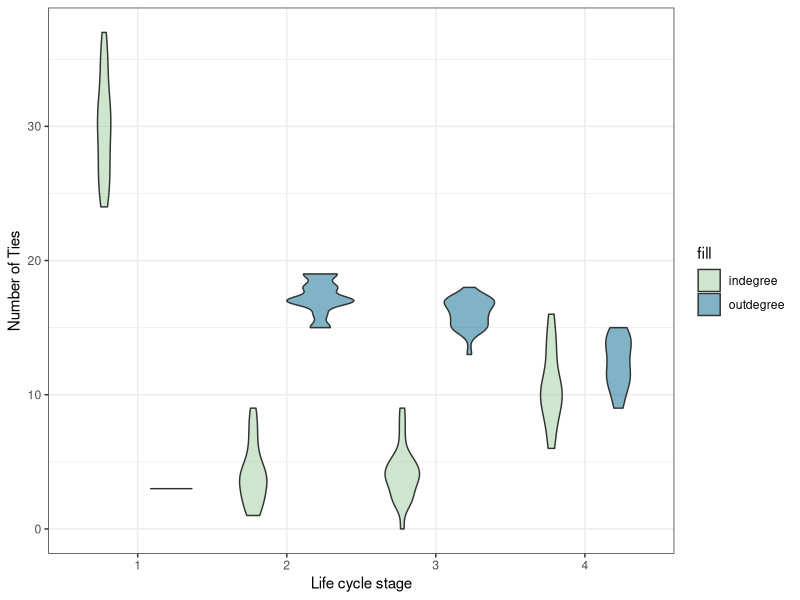
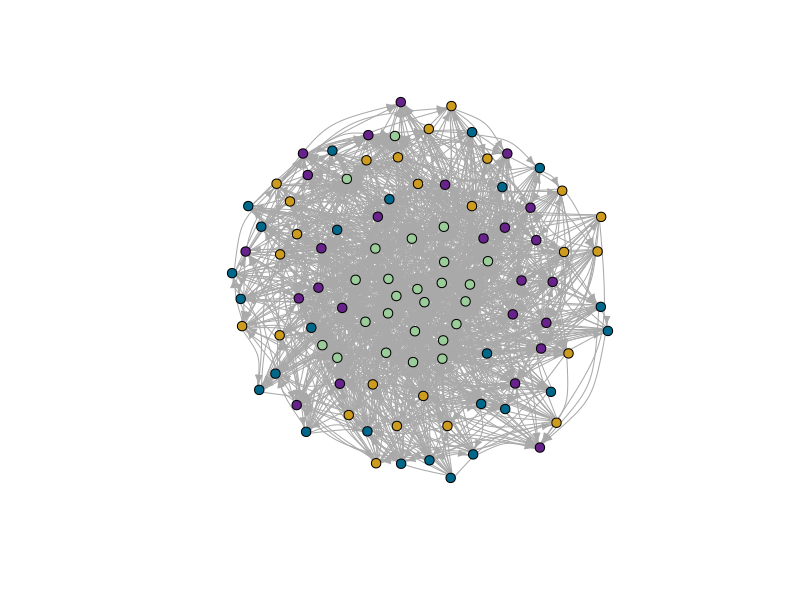
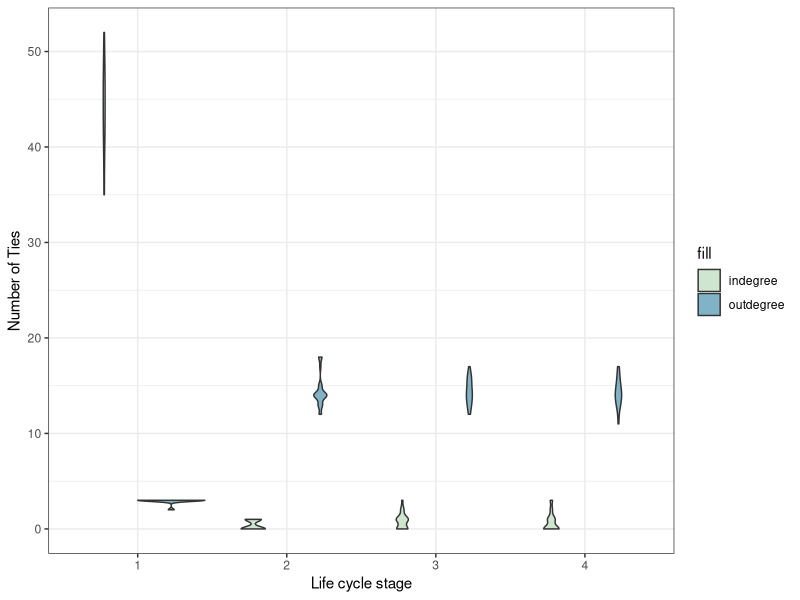
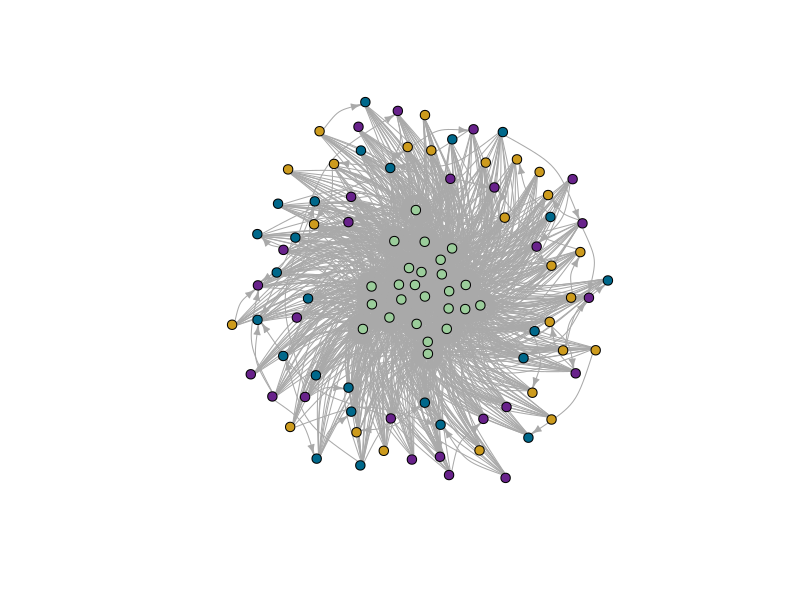
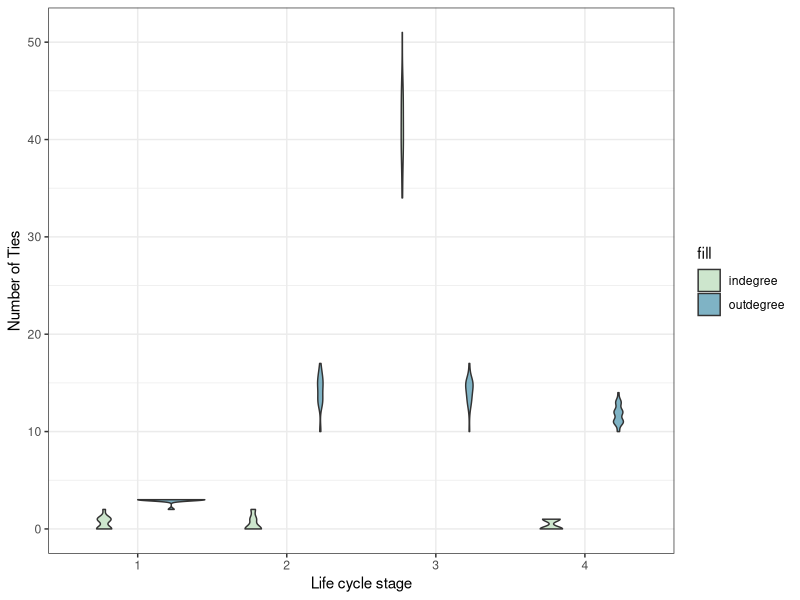
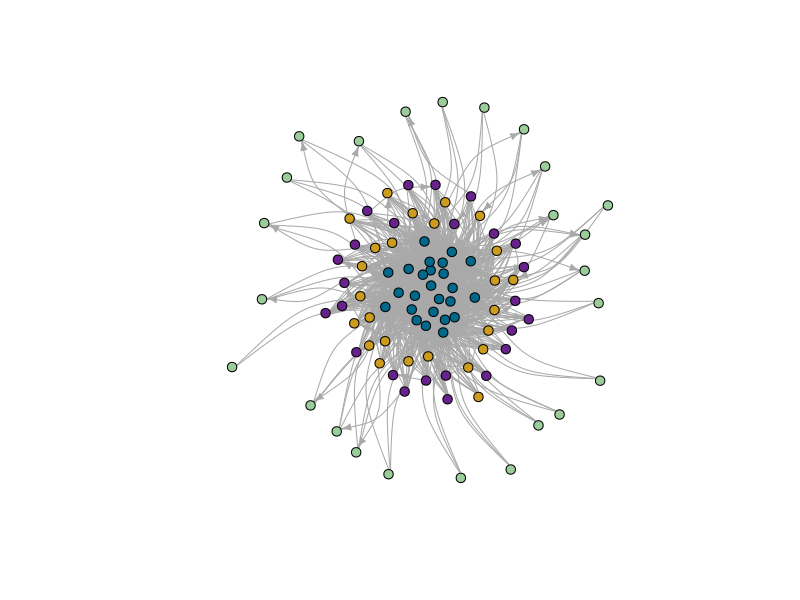
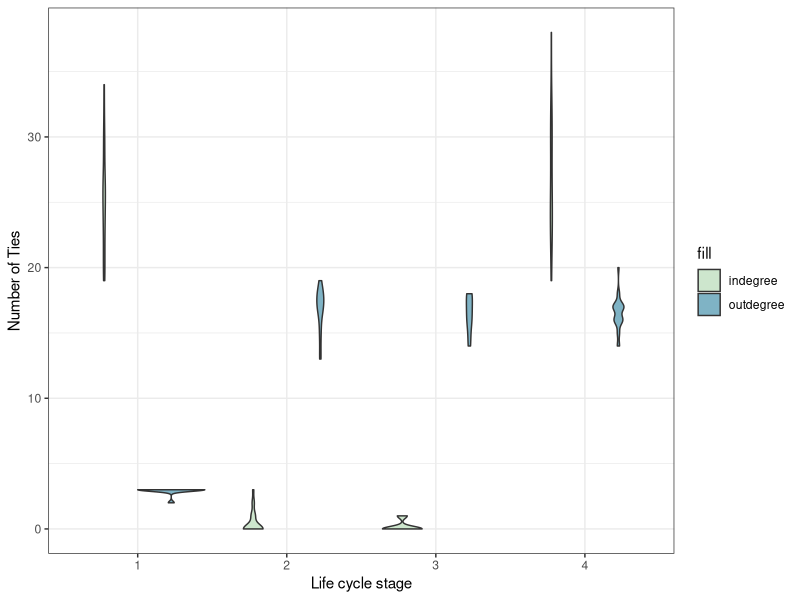
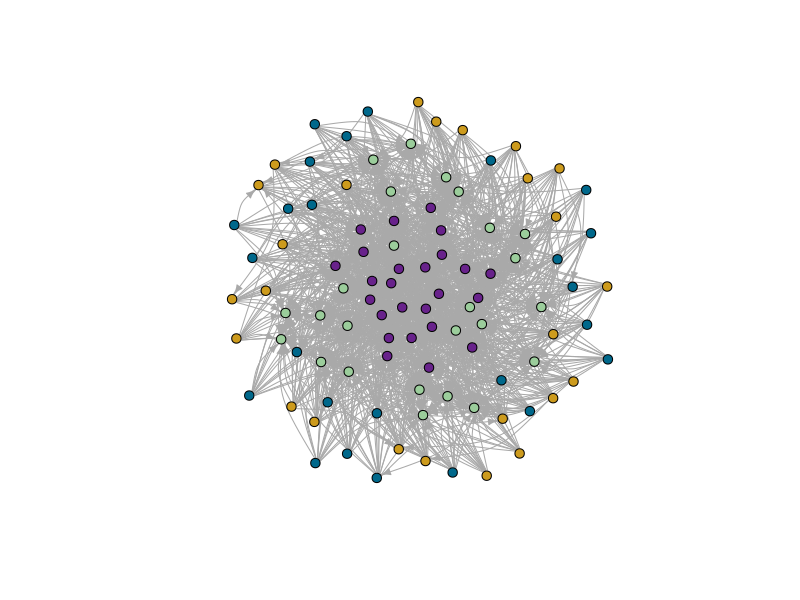

Recreate these plots in R, in order.
# Simulate network with SBM and node-specific max degree ----

# Load packages
#install.packages("igraph")
library(igraph)
#install.packages("ggplot2")
library(ggplot2)

## Function to simulate SBM with max out degre ----

# Load function
simulate_SBM_max_degree <- function(n, block_sizes, block_probs, max_deg, block_assignments) {
  adj_matrix <- matrix(0, nrow = n, ncol = n)
  for (i in 1:n) {
    potential_out_edges <- setdiff(1:n, i)
    prob <- block_probs[block_assignments[i], block_assignments[potential_out_edges]]
    prob[is.na(prob)] <- 0
    out_edges <- sample(potential_out_edges, size = max_deg[i], replace = TRUE, prob = prob)
    adj_matrix[i, out_edges] <- 1
      }
  return(adj_matrix)
}

### Set the parameters ----

# Specify the number of nodes and the number of blocks
N <- 100
num_blocks <- 4
block_sizes <- c(25, 25, 25, 25)

# Given eventual changing block assignments (e.g., individuals age), should probably create a unique ID for individuals and match on that
#create a data frame for individuals and their IDs
indiv <- data.frame(
  ID = 1:N, 
  block_assignments = rep(1:4, each=25)
)

# Define maximum out-degree for each node
# Here we create a vector of max outdegrees for each block
# But you can just supply the vector of food return counts
food_returns <- c(rep(3, 25), rep(20, 25), rep(20, 25), rep(15, 25))
max_deg <- food_returns

# Specify the probability of a connection between each pair of blocks
# This is the probability of each block sharing with each other block
# e.g., think of block 1 as kids and they are very unlike to share
# column 2 could be young adults and they're likely to share most with children and elderly (i.e., elements 1 and 4 in that column)
# Need to play around with the probabilities
block_probs <- matrix(c(0.001, 0.01, 0.01, 0.01,
                        0.001, 0.001, 0.001, 0.001,
                        0.001, 0.001, 0.001, 0.001,
                        0.001, 0.01, 0.001, 0.001),
                      nrow = num_blocks, ncol = num_blocks)
block_probs

### Generate the network ----

network <- simulate_SBM_max_degree(N, block_sizes, block_probs, max_deg, indiv$block_assignments)

#number of ties observed in the network 
sum(network)

# Look to see who's sending and receiving ties
indiv$out_degree <- rowSums(network)
indiv$in_degree <- colSums(network)
#check how it looks like
indiv

#plot it!
#prepare data
data <- reshape(indiv, 
        direction = "long",
        varying = list(names(indiv)[3:4]),
        v.names = "value",
        idvar = c("ID", "block_assignments"),
        timevar = "degree",
        times = c("outdegree", "indegree")
       )

y_limit_max <- range(data$value)[2]
# Take a quick look at the distributions of in and out-degree
  ggplot(data, aes(fill=factor(degree), y=value, x=factor(block_assignments))) + 
    geom_violin(position="dodge", alpha=0.5) +
    scale_fill_manual(values=c("darkseagreen3", "deepskyblue4"), name="fill") +
    theme_bw()  +
    xlab("Life cycle stage") +
    ylab("Number of Ties") +
    ylim(0,y_limit_max)

#prepare network plot
g <- graph_from_adjacency_matrix(network)
V(g)$ID <- indiv$ID
V(g)$stage_class <- indiv$block_assignments[match(V(g)$ID, indiv$ID)]
V(g)$colour[V(g)$stage_class == 1] <- "darkseagreen3" #juvenile
V(g)$colour[V(g)$stage_class == 2] <- "goldenrod3" #adult
V(g)$colour[V(g)$stage_class == 3] <- "deepskyblue4" #reproductive career
V(g)$colour[V(g)$stage_class == 4] <- "darkorchid4" #post-reproductive

#check network properties
edge_density(g)
reciprocity(g)
transitivity(g)
centralization.degree(g, "out")
centralization.degree(g, "in")

# Lets plot to see what the network looks like
# We'll colour by stage class 
plot(g, edge.arrow.size=0.5, vertex.size=5,
      vertex.label = NA, vertex.color = V(g)$colour, edge.curved=0.4, layout = layout_nicely)

## Playing with the network ----

### Change the probabilities in the block matrix ----

#### Resource transfers towards juveniles ----

# Specify the number of nodes and the number of blocks
N <- 100
num_blocks <- 4
block_sizes <- c(25, 25, 25, 25)

# Given eventual changing block assignments (e.g., individuals age), should probably create a unique ID for individuals and match on that
#create a data frame for individuals and their IDs
indiv_downt <- data.frame(
  ID = 1:N, 
  block_assignments = rep(1:4, each=25)
)

# Define maximum out-degree for each node
# Here we create a vector of max outdegrees for each block
# But you can just supply the vector of food return counts
food_returns <- c(rep(3, 25), rep(20, 25), rep(20, 25), rep(20, 25))
max_deg <- food_returns

# set up a block matrix where juveniles are the ones that receive more but share the less (i.e. downward transfers) 
block_probs_downt <- matrix(c(0.1, 0.1, 0.1, 0.1,
                        0.001, 0.001, 0.001, 0.001,
                        0.001, 0.001, 0.001, 0.001,
                        0.001, 0.001, 0.001, 0.001),
                      nrow = num_blocks, ncol = num_blocks)
block_probs_downt

##### Generate the network ----

network <- simulate_SBM_max_degree(N, block_sizes, block_probs_downt, max_deg, indiv_downt$block_assignments)

#number of ties observed in the network 
sum(network)

# Look to see who's sending and receiving ties
indiv_downt$out_degree <- rowSums(network)
indiv_downt$in_degree <- colSums(network)
#check how it looks like
indiv_downt

#plot it!
#prepare data
data <- reshape(indiv_downt, 
                direction = "long",
                varying = list(names(indiv_downt)[3:4]),
                v.names = "value",
                idvar = c("ID", "block_assignments"),
                timevar = "degree",
                times = c("outdegree", "indegree")
)

y_limit_max <- range(data$value)[2]
# Take a quick look at the distributions of in and out-degree
ggplot(data, aes(fill=factor(degree), y=value, x=factor(block_assignments))) + 
  geom_violin(position="dodge", alpha=0.5) +
  scale_fill_manual(values=c("darkseagreen3", "deepskyblue4"), name="fill") +
  theme_bw()  +
  xlab("Life cycle stage") +
  ylab("Number of Ties") +
  ylim(0,y_limit_max)

#prepare network plot
g_downt <- graph_from_adjacency_matrix(network)
V(g_downt)$ID <- indiv_downt$ID
V(g_downt)$stage_class <- indiv_downt$block_assignments[match(V(g_downt)$ID, indiv_downt$ID)]
V(g_downt)$colour[V(g_downt)$stage_class == 1] <- "darkseagreen3" #juvenile
V(g_downt)$colour[V(g_downt)$stage_class == 2] <- "goldenrod3" #adult
V(g_downt)$colour[V(g_downt)$stage_class == 3] <- "deepskyblue4" #reproductive career
V(g_downt)$colour[V(g_downt)$stage_class == 4] <- "darkorchid4" #post-reproductive
        
#check network properties
edge_density(g_downt)
reciprocity(g_downt)
transitivity(g_downt)
centralization.degree(g_downt, "out")
centralization.degree(g_downt, "in")

# Lets plot to see what the network looks like
# We'll colour by stage class 
plot(g_downt, edge.arrow.size=0.5, vertex.size=5,
       vertex.label = NA, vertex.color = V(g_downt)$colour, edge.curved=0.4, layout = layout_nicely)

#### Resource transfers towards reproductive career ----

# Specify the number of nodes and the number of blocks
N <- 100
num_blocks <- 4
block_sizes <- c(25, 25, 25, 25)

# Given eventual changing block assignments (e.g., individuals age), should probably create a unique ID for individuals and match on that
#create a data frame for individuals and their IDs
indiv_repro <- data.frame(
  ID = 1:N, 
  block_assignments = rep(1:4, each=25)
)

# Define maximum out-degree for each node
# Here we create a vector of max outdegrees for each block
# But you can just supply the vector of food return counts
food_returns <- c(rep(3, 25), rep(20, 25), rep(20, 25), rep(15, 25))
max_deg <- food_returns

# set up a block matrix where juveniles are the ones that receive more but share the less (i.e. downward transfers) 
block_probs_repro <- matrix(c(0.001, 0.001, 0.001, 0.001,
                              0.001, 0.001, 0.001, 0.001,
                              0.1, 0.1, 0.1, 0.1,
                              0.001, 0.001, 0.001, 0.001),
                            nrow = num_blocks, ncol = num_blocks)
block_probs_repro

##### Generate the network ----

network <- simulate_SBM_max_degree(N, block_sizes, block_probs_repro, max_deg, indiv_repro$block_assignments)

#number of ties observed in the network 
sum(network)

# Look to see who's sending and receiving ties
indiv_repro$out_degree <- rowSums(network)
indiv_repro$in_degree <- colSums(network)
#check how it looks like
indiv_repro

#plot it!
#prepare data
data <- reshape(indiv_repro, 
                direction = "long",
                varying = list(names(indiv_repro)[3:4]),
                v.names = "value",
                idvar = c("ID", "block_assignments"),
                timevar = "degree",
                times = c("outdegree", "indegree")
)

y_limit_max <- range(data$value)[2]
# Take a quick look at the distributions of in and out-degree
ggplot(data, aes(fill=factor(degree), y=value, x=factor(block_assignments))) + 
  geom_violin(position="dodge", alpha=0.5) +
  scale_fill_manual(values=c("darkseagreen3", "deepskyblue4"), name="fill") +
  theme_bw()  +
  xlab("Life cycle stage") +
  ylab("Number of Ties") +
  ylim(0,y_limit_max)

#prepare network plot
g_repro <- graph_from_adjacency_matrix(network)
V(g_repro)$ID <- indiv_repro$ID
V(g_repro)$stage_class <- indiv_repro$block_assignments[match(V(g_repro)$ID, indiv_repro$ID)]
V(g_repro)$colour[V(g_repro)$stage_class == 1] <- "darkseagreen3" #juvenile
V(g_repro)$colour[V(g_repro)$stage_class == 2] <- "goldenrod3" #adult
V(g_repro)$colour[V(g_repro)$stage_class == 3] <- "deepskyblue4" #reproductive career
V(g_repro)$colour[V(g_repro)$stage_class == 4] <- "darkorchid4" #post-reproductive
        
#check network properties
edge_density(g_repro)
reciprocity(g_repro)
transitivity(g_repro)
centralization.degree(g_repro, "out")
centralization.degree(g_repro, "in")
      
# Lets plot to see what the network looks like
# We'll colour by stage class 
plot(g_repro, edge.arrow.size=0.5, vertex.size=5,
vertex.label = NA, vertex.color = V(g_repro)$colour, edge.curved=0.4, layout = layout_nicely)
      
#### Resource transfers towards juveniles and post-reproductive ----

# Specify the number of nodes and the number of blocks
N <- 100
num_blocks <- 4
block_sizes <- c(25, 25, 25, 25)

# Given eventual changing block assignments (e.g., individuals age), should probably create a unique ID for individuals and match on that
#create a data frame for individuals and their IDs
indiv_juvepost <- data.frame(
  ID = 1:N, 
  block_assignments = rep(1:4, each=25)
)

# Define maximum out-degree for each node
# Here we create a vector of max outdegrees for each block
# But you can just supply the vector of food return counts
food_returns <- c(rep(3, 25), rep(20, 25), rep(20, 25), rep(20, 25))
max_deg <- food_returns

# set up a block matrix where juveniles are the ones that receive more but share the less (i.e. downward transfers) 
block_probs_juvepost <- matrix(c(0.1, 0.1, 0.1, 0.1,
                              0.001, 0.001, 0.001, 0.001,
                              0.001, 0.001, 0.001, 0.001,
                              0.1, 0.1, 0.1, 0.1),
                            nrow = num_blocks, ncol = num_blocks)
block_probs_juvepost

##### Generate the network ----

network <- simulate_SBM_max_degree(N, block_sizes, block_probs_juvepost, max_deg, indiv_juvepost$block_assignments)

#number of ties observed in the network 
sum(network)

# Look to see who's sending and receiving ties
indiv_juvepost$out_degree <- rowSums(network)
indiv_juvepost$in_degree <- colSums(network)
#check how it looks like
indiv_juvepost

#plot it!
#prepare data
data <- reshape(indiv_juvepost, 
                direction = "long",
                varying = list(names(indiv_juvepost)[3:4]),
                v.names = "value",
                idvar = c("ID", "block_assignments"),
                timevar = "degree",
                times = c("outdegree", "indegree")
)

y_limit_max <- range(data$value)[2]
# Take a quick look at the distributions of in and out-degree
ggplot(data, aes(fill=factor(degree), y=value, x=factor(block_assignments))) + 
  geom_violin(position="dodge", alpha=0.5) +
  scale_fill_manual(values=c("darkseagreen3", "deepskyblue4"), name="fill") +
  theme_bw()  +
  xlab("Life cycle stage") +
  ylab("Number of Ties") +
  ylim(0,y_limit_max)

#prepare network plot
g_juvepost <- graph_from_adjacency_matrix(network)
V(g_juvepost)$ID <- indiv_juvepost$ID
V(g_juvepost)$stage_class <- indiv_juvepost$block_assignments[match(V(g_juvepost)$ID, indiv_juvepost$ID)]
V(g_juvepost)$colour[V(g_juvepost)$stage_class == 1] <- "darkseagreen3" #juvenile
V(g_juvepost)$colour[V(g_juvepost)$stage_class == 2] <- "goldenrod3" #adult
V(g_juvepost)$colour[V(g_juvepost)$stage_class == 3] <- "deepskyblue4" #reproductive career
V(g_juvepost)$colour[V(g_juvepost)$stage_class == 4] <- "darkorchid4" #post-reproductive
        
#check network properties
edge_density(g_juvepost)
reciprocity(g_juvepost)
transitivity(g_juvepost)
centralization.degree(g_juvepost, "out")
centralization.degree(g_juvepost, "in")
      
# Lets plot to see what the network looks like
# We'll colour by stage class 
plot(g_juvepost, edge.arrow.size=0.5, vertex.size=5,
vertex.label = NA, vertex.color = V(g_juvepost)$colour, edge.curved=0.4, layout = layout_nicely)

#### Resource transfers towards juveniles and reproductive career ----

# Specify the number of nodes and the number of blocks
N <- 100
num_blocks <- 4
block_sizes <- c(25, 25, 25, 25)

# Given eventual changing block assignments (e.g., individuals age), should probably create a unique ID for individuals and match on that
#create a data frame for individuals and their IDs
indiv_juverepro <- data.frame(
  ID = 1:N, 
  block_assignments = rep(1:4, each=25)
)

# Define maximum out-degree for each node
# Here we create a vector of max outdegrees for each block
# But you can just supply the vector of food return counts
food_returns <- c(rep(3, 25), rep(20, 25), rep(20, 25), rep(15, 25))
max_deg <- food_returns

# set up a block matrix where juveniles are the ones that receive more but share the less (i.e. downward transfers) 
block_probs_juverepro <- matrix(c(0.1, 0.1, 0.1, 0.1,
                                 0.001, 0.001, 0.001, 0.001,
                                 0.1, 0.1, 0.1, 0.1,
                                 0.001, 0.001, 0.001, 0.001),
                               nrow = num_blocks, ncol = num_blocks)
block_probs_juverepro

##### Generate the network ----

network <- simulate_SBM_max_degree(N, block_sizes, block_probs_juverepro, max_deg, indiv_juverepro$block_assignments)

#number of ties observed in the network 
sum(network)

# Look to see who's sending and receiving ties
indiv_juverepro$out_degree <- rowSums(network)
indiv_juverepro$in_degree <- colSums(network)
#check how it looks like
indiv_juverepro

#plot it!
#prepare data
data <- reshape(indiv_juverepro, 
                direction = "long",
                varying = list(names(indiv_juverepro)[3:4]),
                v.names = "value",
                idvar = c("ID", "block_assignments"),
                timevar = "degree",
                times = c("outdegree", "indegree")
)

y_limit_max <- range(data$value)[2]
# Take a quick look at the distributions of in and out-degree
ggplot(data, aes(fill=factor(degree), y=value, x=factor(block_assignments))) + 
  geom_violin(position="dodge", alpha=0.5) +
  scale_fill_manual(values=c("darkseagreen3", "deepskyblue4"), name="fill") +
  theme_bw()  +
  xlab("Life cycle stage") +
  ylab("Number of Ties") +
  ylim(0,y_limit_max)

#prepare network plot
g_juverepro <- graph_from_adjacency_matrix(network)
V(g_juverepro)$ID <- indiv_juverepro$ID
V(g_juverepro)$stage_class <- indiv_juverepro$block_assignments[match(V(g_juverepro)$ID, indiv_juverepro$ID)]
V(g_juverepro)$colour[V(g_juverepro)$stage_class == 1] <- "darkseagreen3" #juvenile
V(g_juverepro)$colour[V(g_juverepro)$stage_class == 2] <- "goldenrod3" #adult
V(g_juverepro)$colour[V(g_juverepro)$stage_class == 3] <- "deepskyblue4" #reproductive career
V(g_juverepro)$colour[V(g_juverepro)$stage_class == 4] <- "darkorchid4" #post-reproductive
        
#check network properties
edge_density(g_juverepro)
reciprocity(g_juverepro)
transitivity(g_juverepro)
centralization.degree(g_juverepro, "out")
centralization.degree(g_juverepro, "in")
      
# Lets plot to see what the network looks like
# We'll colour by stage class 
plot(g_juverepro, edge.arrow.size=0.5, vertex.size=5,
vertex.label = NA, vertex.color = V(g_juverepro)$colour, edge.curved=0.4, layout = layout_nicely)

#### Resource transfers towards juveniles, reproductive career, and post-reproductive ----

# Specify the number of nodes and the number of blocks
N <- 100
num_blocks <- 4
block_sizes <- c(25, 25, 25, 25)

# Given eventual changing block assignments (e.g., individuals age), should probably create a unique ID for individuals and match on that
#create a data frame for individuals and their IDs
indiv_juverepropost <- data.frame(
  ID = 1:N, 
  block_assignments = rep(1:4, each=25)
)

# Define maximum out-degree for each node
# Here we create a vector of max outdegrees for each block
# But you can just supply the vector of food return counts
food_returns <- c(rep(3, 25), rep(20, 25), rep(20, 25), rep(15, 25))
max_deg <- food_returns

# set up a block matrix where juveniles are the ones that receive more but share the less (i.e. downward transfers) 
block_probs_juverepropost <- matrix(c(0.1, 0.1, 0.1, 0.1,
                                  0.001, 0.001, 0.001, 0.001,
                                  0.1, 0.1, 0.1, 0.1,
                                  0.1, 0.1, 0.1, 0.1),
                                nrow = num_blocks, ncol = num_blocks)
block_probs_juverepropost

##### Generate the network ----

network <- simulate_SBM_max_degree(N, block_sizes, block_probs_juverepropost, max_deg, indiv_juverepropost$block_assignments)

#number of ties observed in the network 
sum(network)

# Look to see who's sending and receiving ties
indiv_juverepropost$out_degree <- rowSums(network)
indiv_juverepropost$in_degree <- colSums(network)
#check how it looks like
indiv_juverepropost

#plot it!
#prepare data
data <- reshape(indiv_juverepropost, 
                direction = "long",
                varying = list(names(indiv_juverepropost)[3:4]),
                v.names = "value",
                idvar = c("ID", "block_assignments"),
                timevar = "degree",
                times = c("outdegree", "indegree")
)

y_limit_max <- range(data$value)[2]
# Take a quick look at the distributions of in and out-degree
ggplot(data, aes(fill=factor(degree), y=value, x=factor(block_assignments))) + 
  geom_violin(position="dodge", alpha=0.5) +
  scale_fill_manual(values=c("darkseagreen3", "deepskyblue4"), name="fill") +
  theme_bw()  +
  xlab("Life cycle stage") +
  ylab("Number of Ties") +
  ylim(0,y_limit_max)

#prepare network plot
g_juverepropost <- graph_from_adjacency_matrix(network)
V(g_juverepropost)$ID <- indiv_juverepropost$ID
V(g_juverepropost)$stage_class <- indiv_juverepropost$block_assignments[match(V(g_juverepropost)$ID, indiv_juverepropost$ID)]
V(g_juverepropost)$colour[V(g_juverepropost)$stage_class == 1] <- "darkseagreen3" #juvenile
V(g_juverepropost)$colour[V(g_juverepropost)$stage_class == 2] <- "goldenrod3" #adult
V(g_juverepropost)$colour[V(g_juverepropost)$stage_class == 3] <- "deepskyblue4" #reproductive career
V(g_juverepropost)$colour[V(g_juverepropost)$stage_class == 4] <- "darkorchid4" #post-reproductive
        
#check network properties
edge_density(g_juverepropost)
reciprocity(g_juverepropost)
transitivity(g_juverepropost)
centralization.degree(g_juverepropost, "out")
centralization.degree(g_juverepropost, "in")
      
# Lets plot to see what the network looks like
# We'll colour by stage class 
plot(g_juverepropost, edge.arrow.size=0.5, vertex.size=5,
vertex.label = NA, vertex.color = V(g_juverepropost)$colour, edge.curved=0.4, layout = layout_nicely)

#### Resource transfers equally towards everyone ----

# Specify the number of nodes and the number of blocks
N <- 100
num_blocks <- 4
block_sizes <- c(25, 25, 25, 25)

# Given eventual changing block assignments (e.g., individuals age), should probably create a unique ID for individuals and match on that
#create a data frame for individuals and their IDs
indiv_equal <- data.frame(
  ID = 1:N, 
  block_assignments = rep(1:4, each=25)
)

# Define maximum out-degree for each node
# Here we create a vector of max outdegrees for each block
# But you can just supply the vector of food return counts
food_returns <- c(rep(3, 25), rep(20, 25), rep(20, 25), rep(15, 25))
max_deg <- food_returns

# set up a block matrix where juveniles are the ones that receive more but share the less (i.e. downward transfers) 
block_probs_equal <- matrix(c(0.1, 0.1, 0.1, 0.1,
                                      0.1, 0.1, 0.1, 0.1,
                                      0.1, 0.1, 0.1, 0.1,
                                      0.1, 0.1, 0.1, 0.1),
                                    nrow = num_blocks, ncol = num_blocks)
block_probs_equal

##### Generate the network ----

network <- simulate_SBM_max_degree(N, block_sizes, block_probs_equal, max_deg, indiv_equal$block_assignments)

#number of ties observed in the network 
sum(network)

# Look to see who's sending and receiving ties
indiv_equal$out_degree <- rowSums(network)
indiv_equal$in_degree <- colSums(network)
#check how it looks like
indiv_equal

#plot it!
#prepare data
data <- reshape(indiv_equal, 
                direction = "long",
                varying = list(names(indiv_equal)[3:4]),
                v.names = "value",
                idvar = c("ID", "block_assignments"),
                timevar = "degree",
                times = c("outdegree", "indegree")
)

y_limit_max <- range(data$value)[2]
# Take a quick look at the distributions of in and out-degree
ggplot(data, aes(fill=factor(degree), y=value, x=factor(block_assignments))) + 
  geom_violin(position="dodge", alpha=0.5) +
  scale_fill_manual(values=c("darkseagreen3", "deepskyblue4"), name="fill") +
  theme_bw()  +
  xlab("Life cycle stage") +
  ylab("Number of Ties") +
  ylim(0,y_limit_max)

#prepare network plot
g_equal <- graph_from_adjacency_matrix(network)
V(g_equal)$ID <- indiv_equal$ID
V(g_equal)$stage_class <- indiv_equal$block_assignments[match(V(g_equal)$ID, indiv_equal$ID)]
V(g_equal)$colour[V(g_equal)$stage_class == 1] <- "darkseagreen3" #juvenile
V(g_equal)$colour[V(g_equal)$stage_class == 2] <- "goldenrod3" #adult
V(g_equal)$colour[V(g_equal)$stage_class == 3] <- "deepskyblue4" #reproductive career
V(g_equal)$colour[V(g_equal)$stage_class == 4] <- "darkorchid4" #post-reproductive
        
#check network properties
edge_density(g_equal)
reciprocity(g_equal)
transitivity(g_equal)
centralization.degree(g_equal, "out")
centralization.degree(g_equal, "in")
      
# Lets plot to see what the network looks like
# We'll colour by stage class 
plot(g_equal, edge.arrow.size=0.5, vertex.size=5,
vertex.label = NA, vertex.color = V(g_equal)$colour, edge.curved=0.4, layout = layout_nicely)

#### Resource transfers equally scarce towards everyone ----

# Specify the number of nodes and the number of blocks
N <- 100
num_blocks <- 4
block_sizes <- c(25, 25, 25, 25)

# Given eventual changing block assignments (e.g., individuals age), should probably create a unique ID for individuals and match on that
#create a data frame for individuals and their IDs
indiv_scarce <- data.frame(
  ID = 1:N, 
  block_assignments = rep(1:4, each=25)
)

# Define maximum out-degree for each node
# Here we create a vector of max outdegrees for each block
# But you can just supply the vector of food return counts
food_returns <- c(rep(3, 25), rep(20, 25), rep(20, 25), rep(15, 25))
max_deg <- food_returns

# set up a block matrix where juveniles are the ones that receive more but share the less (i.e. downward transfers) 
block_probs_scarce <- matrix(c(0.001, 0.001, 0.001, 0.001,
                              0.001, 0.001, 0.001, 0.001,
                              0.001, 0.001, 0.001, 0.001,
                              0.001, 0.001, 0.001, 0.001),
                            nrow = num_blocks, ncol = num_blocks)
block_probs_scarce

##### Generate the network ----

network <- simulate_SBM_max_degree(N, block_sizes, block_probs_scarce, max_deg, indiv_scarce$block_assignments)

#number of ties observed in the network 
sum(network)

# Look to see who's sending and receiving ties
indiv_scarce$out_degree <- rowSums(network)
indiv_scarce$in_degree <- colSums(network)
#check how it looks like
indiv_scarce

#plot it!
#prepare data
data <- reshape(indiv_scarce, 
                direction = "long",
                varying = list(names(indiv_scarce)[3:4]),
                v.names = "value",
                idvar = c("ID", "block_assignments"),
                timevar = "degree",
                times = c("outdegree", "indegree")
)

y_limit_max <- range(data$value)[2]
# Take a quick look at the distributions of in and out-degree
ggplot(data, aes(fill=factor(degree), y=value, x=factor(block_assignments))) + 
  geom_violin(position="dodge", alpha=0.5) +
  scale_fill_manual(values=c("darkseagreen3", "deepskyblue4"), name="fill") +
  theme_bw()  +
  xlab("Life cycle stage") +
  ylab("Number of Ties") +
  ylim(0,y_limit_max)

#prepare network plot
g_scarce <- graph_from_adjacency_matrix(network)
V(g_scarce)$ID <- indiv_scarce$ID
V(g_scarce)$stage_class <- indiv_scarce$block_assignments[match(V(g_scarce)$ID, indiv_scarce$ID)]
V(g_scarce)$colour[V(g_scarce)$stage_class == 1] <- "darkseagreen3" #juvenile
V(g_scarce)$colour[V(g_scarce)$stage_class == 2] <- "goldenrod3" #adult
V(g_scarce)$colour[V(g_scarce)$stage_class == 3] <- "deepskyblue4" #reproductive career
V(g_scarce)$colour[V(g_scarce)$stage_class == 4] <- "darkorchid4" #post-reproductive
        
#check network properties
edge_density(g_scarce)
reciprocity(g_scarce)
transitivity(g_scarce)
centralization.degree(g_scarce, "out")
centralization.degree(g_scarce, "in")
      
# Lets plot to see what the network looks like
# We'll colour by stage class 
plot(g_scarce, edge.arrow.size=0.5, vertex.size=5,
vertex.label = NA, vertex.color = V(g_scarce)$colour, edge.curved=0.4, layout = layout_nicely)

#### Resource transfers more realistic ----

# Specify the number of nodes and the number of blocks
N <- 100
num_blocks <- 4
block_sizes <- c(25, 25, 25, 25)

# Given eventual changing block assignments (e.g., individuals age), should probably create a unique ID for individuals and match on that
#create a data frame for individuals and their IDs
indiv_real <- data.frame(
  ID = 1:N, 
  block_assignments = rep(1:4, each=25)
)

# Define maximum out-degree for each node
# Here we create a vector of max outdegrees for each block
# But you can just supply the vector of food return counts
food_returns <- c(rep(3, 25), rep(20, 25), rep(20, 25), rep(15, 25))
max_deg <- food_returns

# set up a block matrix where juveniles are the ones that receive more but share the less (i.e. downward transfers) 
block_probs_real <- matrix(c(0.001, 0.008, 0.008, 0.008,
                             0.001, 0.001, 0.001, 0.001,
                             0.001, 0.002, 0.002, 0.003,
                             0.001, 0.003, 0.003, 0.002),
                             nrow = num_blocks, ncol = num_blocks)
block_probs_real

##### Generate the network ----

network <- simulate_SBM_max_degree(N, block_sizes, block_probs_real, max_deg, indiv_real$block_assignments)

#number of ties observed in the network 
sum(network)

# Look to see who's sending and receiving ties
indiv_real$out_degree <- rowSums(network)
indiv_real$in_degree <- colSums(network)
#check how it looks like
indiv_real

#plot it!
#prepare data
data <- reshape(indiv_real, 
                direction = "long",
                varying = list(names(indiv_real)[3:4]),
                v.names = "value",
                idvar = c("ID", "block_assignments"),
                timevar = "degree",
                times = c("outdegree", "indegree")
)

y_limit_max <- range(data$value)[2]
# Take a quick look at the distributions of in and out-degree
ggplot(data, aes(fill=factor(degree), y=value, x=factor(block_assignments))) + 
  geom_violin(position="dodge", alpha=0.5) +
  scale_fill_manual(values=c("darkseagreen3", "deepskyblue4"), name="fill") +
  theme_bw()  +
  xlab("Life cycle stage") +
  ylab("Number of Ties") +
  ylim(0,y_limit_max)

#prepare network plot
g_real <- graph_from_adjacency_matrix(network)
V(g_real)$ID <- indiv_real$ID
V(g_real)$stage_class <- indiv_real$block_assignments[match(V(g_real)$ID, indiv_real$ID)]
V(g_real)$colour[V(g_real)$stage_class == 1] <- "darkseagreen3" #juvenile
V(g_real)$colour[V(g_real)$stage_class == 2] <- "goldenrod3" #adult
V(g_real)$colour[V(g_real)$stage_class == 3] <- "deepskyblue4" #reproductive career
V(g_real)$colour[V(g_real)$stage_class == 4] <- "darkorchid4" #post-reproductive
        
#check network properties
edge_density(g_real)
reciprocity(g_real)
transitivity(g_real)
centralization.degree(g_real, "out")
centralization.degree(g_real, "in")
      
# Lets plot to see what the network looks like
# We'll colour by stage class 
plot(g_real, edge.arrow.size=0.5, vertex.size=5,
vertex.label = NA, vertex.color = V(g_real)$colour, edge.curved=0.4, layout = layout_nicely)
